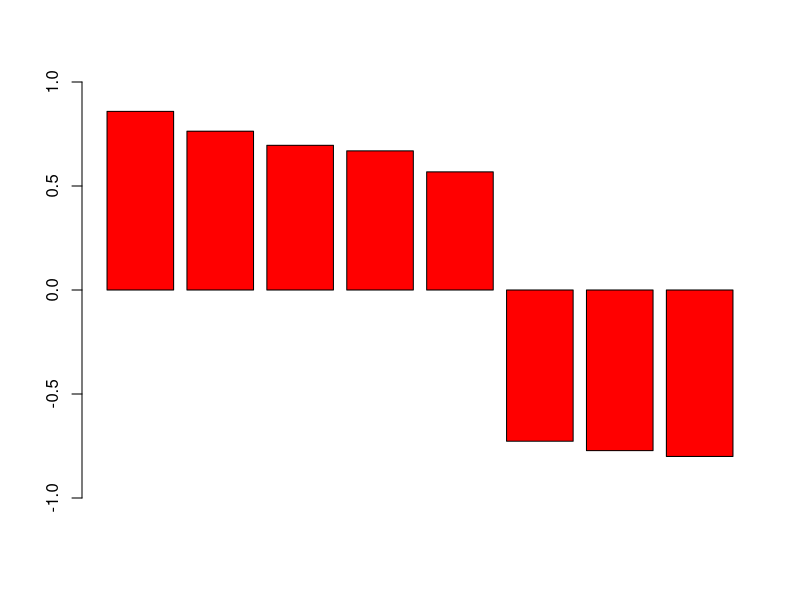
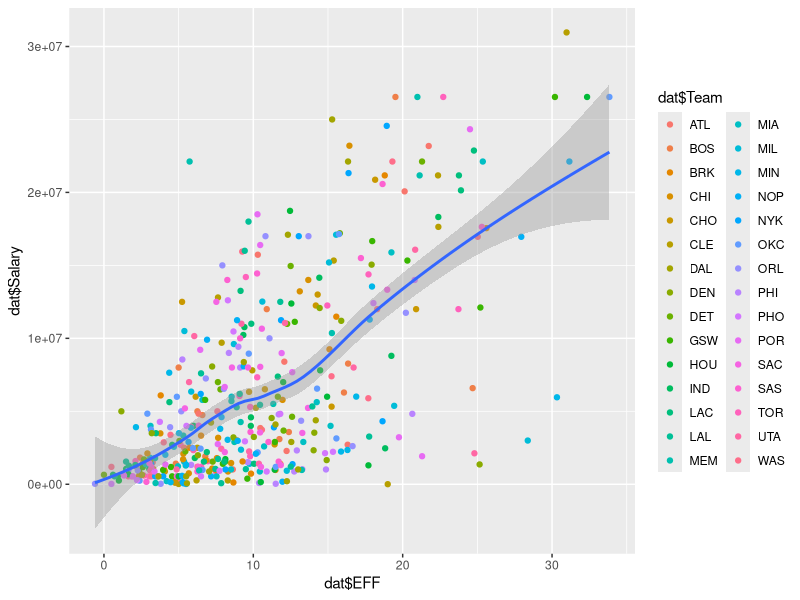
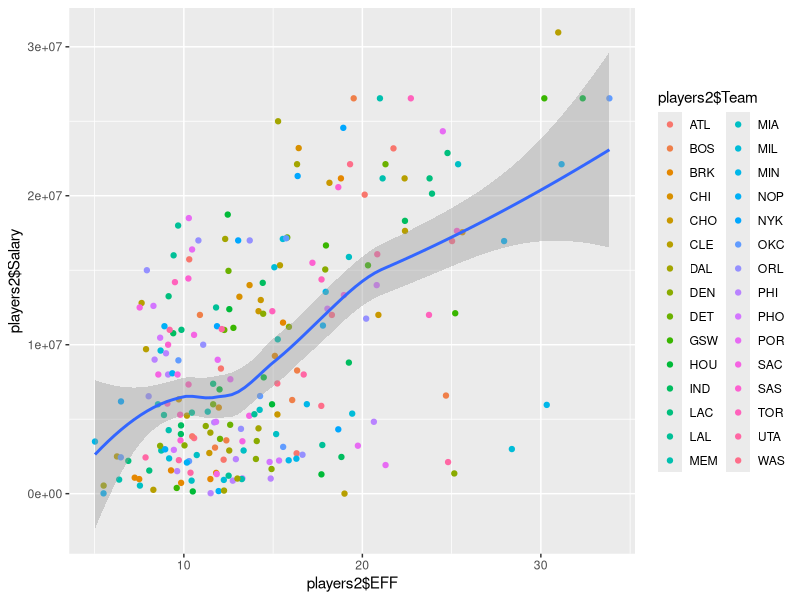

Source code (R) for these figures, in order:
## ---- chunk 1
library(readr)
library(ggplot2)
library(dplyr)
## ---- chunk 2
dat <- read.csv('nba2017-player-statistics.csv', stringsAsFactors = FALSE)
str(dat)

dat$Player <- as.character(dat$Player)
dat$Team <- as.character(dat$Team)
dat$Experience <- as.character(dat$Experience)
dat$Position <- as.factor(dat$Position)
dat$Salary <- as.double(dat$Salary)

dat$Rank <- as.integer(dat$Rank)
dat$Age <- as.integer(dat$Age)
dat$GP <- as.integer(dat$GP)
dat$GS <- as.integer(dat$GS)
dat$MIN <- as.integer(dat$MIN)
dat$FGM <- as.integer(dat$FGM)
dat$Points3 <- as.integer(dat$Points3)
dat$Points3_atts <- as.integer(dat$Points3_atts)
dat$Points2 <- as.integer(dat$Points2)
dat$Points2_atts <- as.integer(dat$Points2_atts)
dat$PointsFTM <- as.integer(dat$FTM)
dat$FTA <- as.integer(dat$FTA)
dat$OREB <- as.integer(dat$OREB)
dat$DREB <- as.integer(dat$DREB)
dat$AST <- as.integer(dat$AST)
dat$STL <- as.integer(dat$STL)
dat$BLK <- as.integer(dat$BLK)
dat$TO <- as.integer(dat$TO)

## ---- chunk 3
dat2 <- read_csv('nba2017-player-statistics.csv')
str(dat2)

dat2$Player <- as.character(dat2$Player)
dat2$Team <- as.character(dat2$Team)
dat2$Experience <- as.character(dat2$Experience)
dat2$Position <- as.factor(dat2$Position)
dat2$Salary <- as.double(dat2$Salary)

dat2$Rank <- as.integer(dat2$Rank)
dat2$Age <- as.integer(dat2$Age)
dat2$GP <- as.integer(dat2$GP)
dat2$GS <- as.integer(dat2$GS)
dat2$MIN <- as.integer(dat2$MIN)
dat2$FGM <- as.integer(dat2$FGM)
dat2$Points3 <- as.integer(dat2$Points3)
dat2$Points3_atts <- as.integer(dat2$Points3_atts)
dat2$Points2 <- as.integer(dat2$Points2)
dat2$Points2_atts <- as.integer(dat2$Points2_atts)
dat2$PointsFTM <- as.integer(dat2$FTM)
dat2$FTA <- as.integer(dat2$FTA)
dat2$OREB <- as.integer(dat2$OREB)
dat2$DREB <- as.integer(dat2$DREB)
dat2$AST <- as.integer(dat2$AST)
dat2$STL <- as.integer(dat2$STL)
dat2$BLK <- as.integer(dat2$BLK)
dat2$TO <- as.integer(dat2$TO)
## ---- chunk 4
replace(dat$Experience, dat$Experience == "R", "0")
dat$Experience <- as.integer(dat$Experience)
## ---- chunk 5
#additional variables needed to compute EFF
dat$missed_FG <- dat$FGA - dat$FGM
dat$missed_FT <- dat$FTA - dat$FTM
dat$PTS <- 2*dat$Points2 + 3*dat$Points3 + dat$FTM
dat$REB <- dat$DREB + dat$OREB
dat$MPG <- dat$MIN / dat$GP

#EFF
dat$EFF <- (dat$PTS + dat$REB + dat$AST + dat$STL + dat$BLK - dat$missed_FG - dat$missed_FT - dat$TO) / dat$GP
summary(dat$EFF)

top_EEF <- data.frame("Player" = dat$Player, "Team" = dat$Team, "Salary" = dat$Salary, "EFF" = dat$EFF)
top_EEF <- top_EEF[order(top_EEF$EFF, decreasing = TRUE), ]
head(top_EEF, 10)

subset(dat, dat$EFF < 0)

pts_cor <- cor(dat$EFF, dat$PTS)
reb_cor <- cor(dat$EFF, dat$REB)
ast_cor <- cor(dat$EFF, dat$AST)
stl_cor <- cor(dat$EFF, dat$STL)
blk_cor <- cor(dat$EFF, dat$BLK)
missed_fg_cor <- -1 * cor(dat$EFF, dat$missed_FG)
missed_ft_cor <- -1 * cor(dat$EFF, dat$missed_FT)
to_cor <- -1 * cor(dat$EFF, dat$TO)

EFF_cor <- c(pts_cor, reb_cor, ast_cor, stl_cor, blk_cor, missed_fg_cor, missed_ft_cor, to_cor)
EFF_cor <- sort(EFF_cor, decreasing = TRUE)
EFF_cor
barplot(EFF_cor, col = "red", ylim = c(-1,1))

## ---- chunk 6
ggplot(dat, aes(x = dat$EFF, y = dat$Salary))+
  geom_point(aes(color = dat$Team))+
  geom_smooth(method = loess)

players2 <- subset(dat, dat$MPG > 20)

ggplot(players2, aes(x = players2$EFF, y = players2$Salary))+
  geom_point(aes(color = players2$Team))+
  geom_smooth(method = loess)

EFF_sal_cor <- cor(players2$EFF,players2$Salary)
